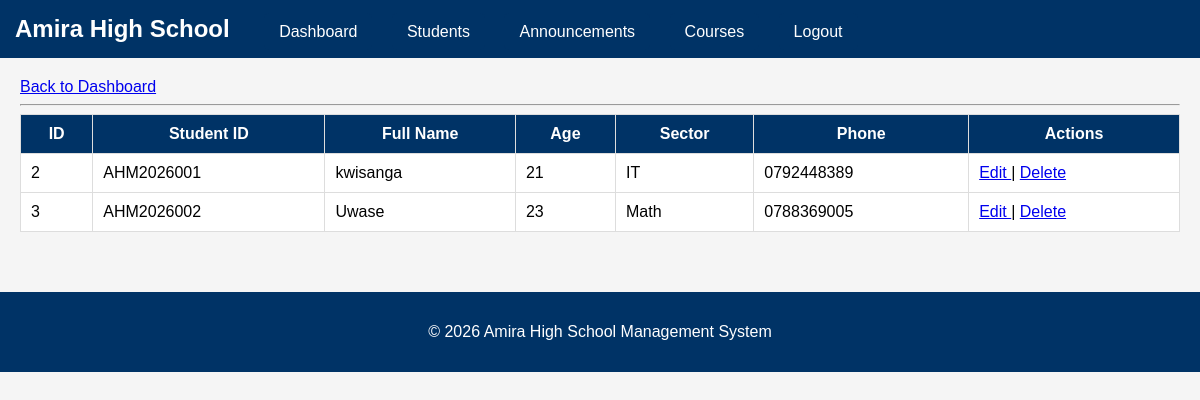
Page /admin/students (signed in) on the earlier database version.
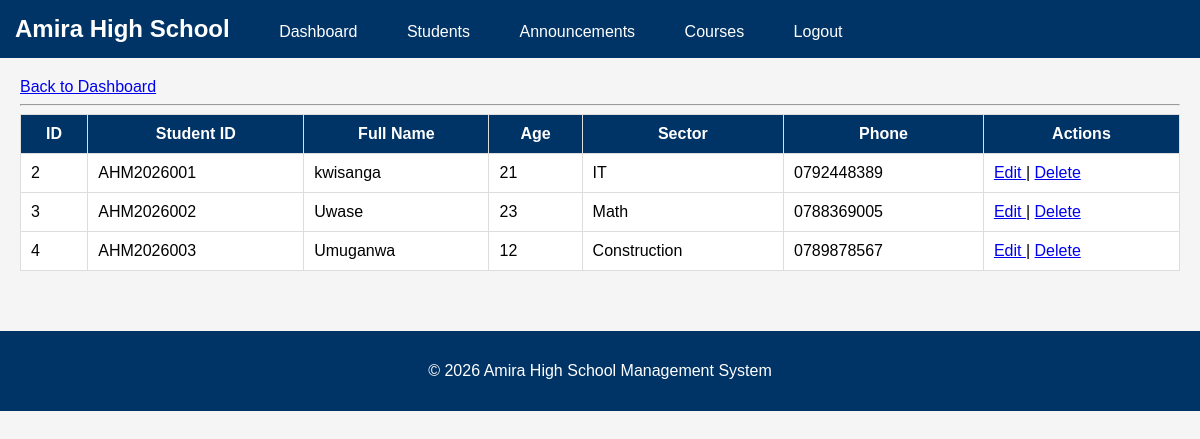
Same page on the later database version.
### tables this page shows
CREATE TABLE registration (
    id INTEGER PRIMARY KEY AUTOINCREMENT,
    student_id TEXT UNIQUE,
    full_name TEXT NOT NULL,
    age INTEGER NOT NULL,
    sector TEXT NOT NULL,
    date_of_birth TEXT NOT NULL,
    phone TEXT UNIQUE NOT NULL,
    password TEXT NOT NULL,
    login_type TEXT NOT NULL DEFAULT 'student'
);

### app.py (the view)
@app.route("/admin/students")
def students():
    if "user_id" not in session:
        return redirect("/login")
    if session["login_type"] != "admin":
        return "Access Denied"
    students = get_all_students()
    return render_template(
        "students.html",
        students=students
    )

### database.py (called while the page is built)
def get_connection():
    conn = sqlite3.connect(DATABASE)
    conn.row_factory = sqlite3.Row
    return conn

def get_all_students():
    conn = get_connection()
    students = conn.execute("""
    SELECT *
    FROM registration
    WHERE login_type = 'student'
    ORDER BY id ASC
    """).fetchall()
    conn.close()
    return students

### templates/students.html (shortened to what this page needs)
{% extends "base.html" %}
{% block content %}
<a href="/admin/dashboard">
    Back to Dashboard
</a>
<hr>
<table border="1">
<tr>
    <th>ID</th>
    <th>Student ID</th>
    <th>Full Name</th>
    <th>Age</th>
    <th>Sector</th>
    <th>Phone</th>
    <th>Actions</th>
</tr>
{% for student in students %}
<tr>
<td>{{ student.id }}</td>
<td>{{ student.student_id }}</td>
<td>{{ student.full_name }}</td>
<td>{{ student.age }}</td>
<td>{{ student.sector }}</td>
<td>{{ student.phone }}</td>
<td>
<a href="/admin/students/edit/{{ student.id }}">
    Edit
</a>
|
<a href="/admin/students/delete/{{ student.id }}"
onclick="return confirm('Delete this student?')">
    Delete
</a>
</td>
</tr>
{% endfor %}
</table>
{% endblock %}

Differences in the rows shown:
added registration: id "4", student_id "AHM2026003", full_name "Umuganwa", age "12", sector "Construction", phone "0789878567"
